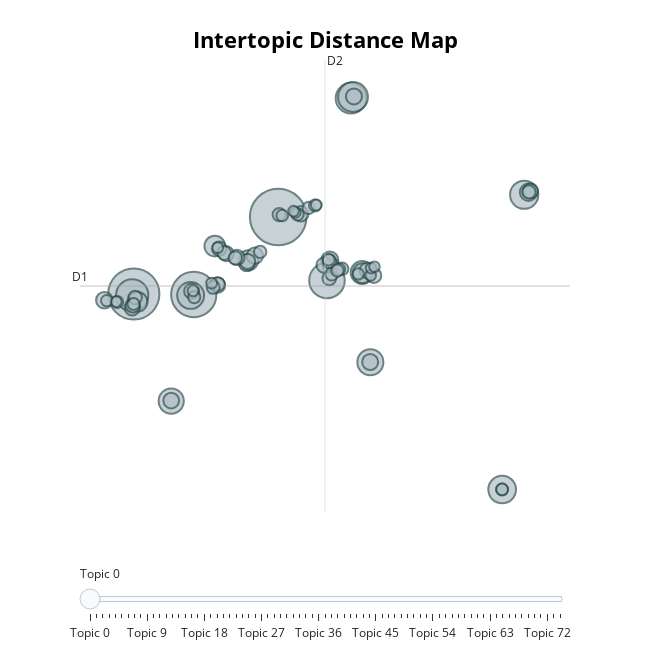

The code cell stored with this chart in its notebook:
### Markdown cell above
### Visualize Topics

After having trained our BERTopic model, we can iteratively go through perhaps a hundred topic to get a good understanding of the topics that were extract. However, that takes quite some time and lacks a global representation. Instead, we can visualize the topics that were generated in a way very similar to LDAvis:

### Code cell
topic_model.visualize_topics(top_n_topics=75)
